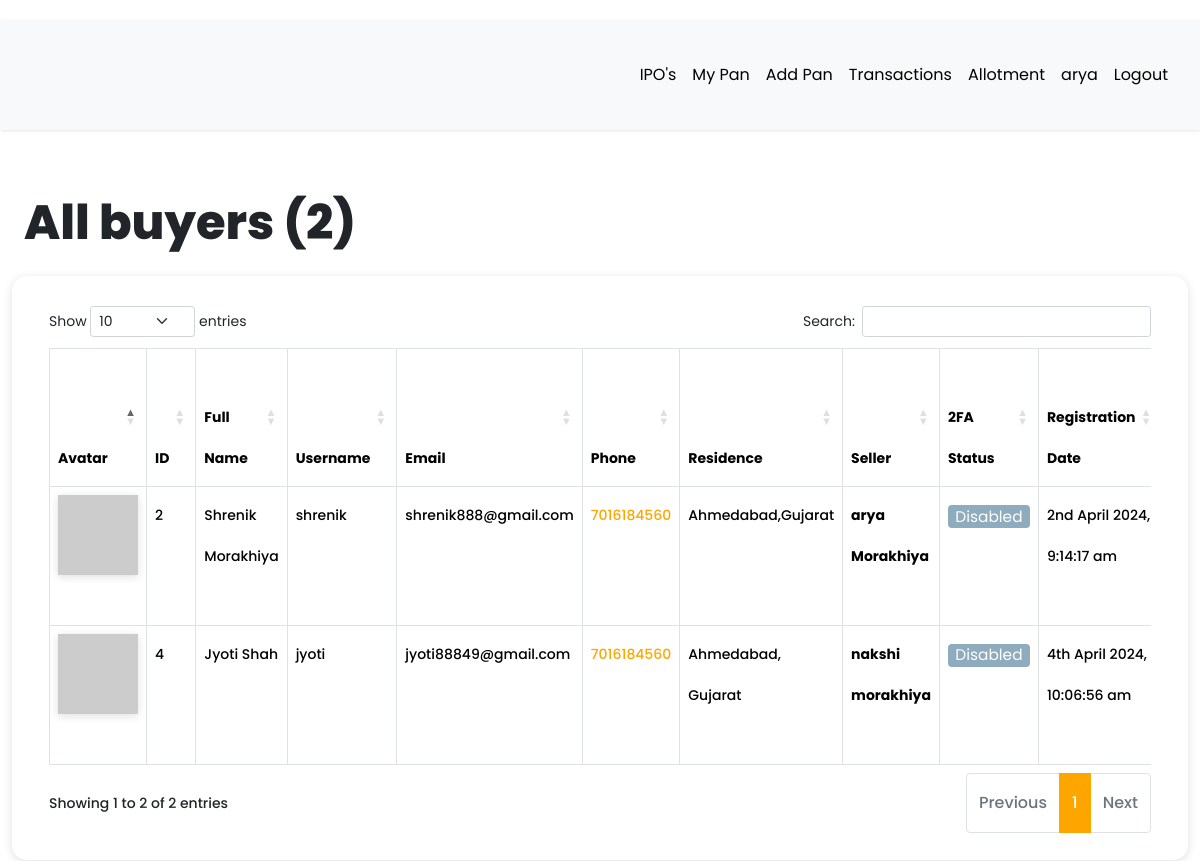
/dashboard/all-buyers (signed in), run on an earlier commit of the app's database.
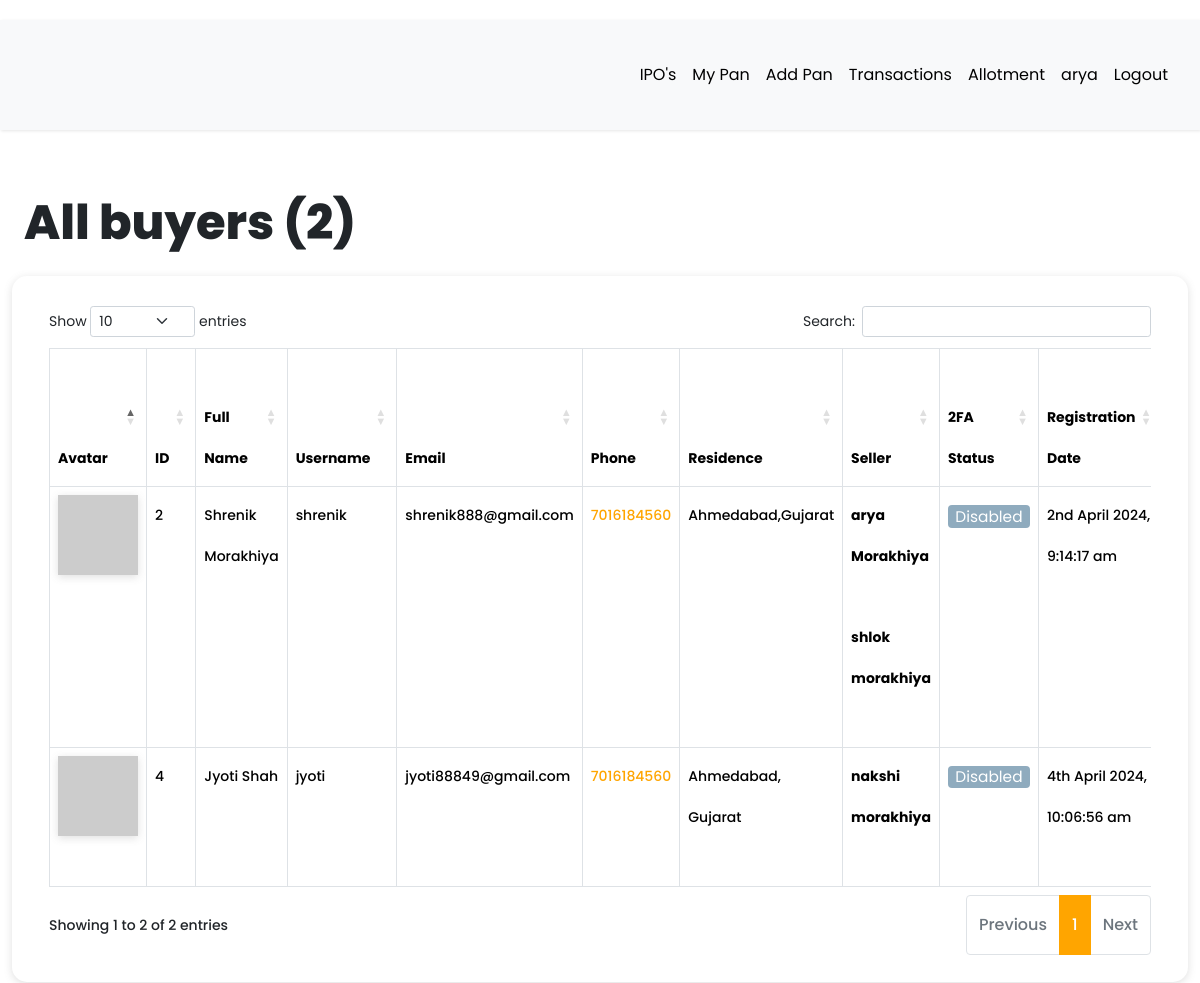
And on a later commit of the database.
### app/models.py (models this page shows, shortened)
class User(db.Model, UserMixin):
    __tablename__ = "user"
    id = db.Column(db.Integer, primary_key=True)
    first_name = db.Column(db.String(64), index=True, default="First Name", nullable=False)
    last_name = db.Column(db.String(64), index=True, default="Last Name", nullable=False)
    username = db.Column(db.String(64), index=True, unique=True, nullable=False)
    email = db.Column(db.String(128), index=True, unique=True, nullable=False)
    password_hash = db.Column(db.String(128))
    confirm_password = db.Column(db.String(128))
    phone_number = db.Column(db.String(20), default="7016184560", nullable=False)
    verification_phone = db.Column(db.String(20))
    active = db.Column(db.Boolean, nullable=False, default=True)
    delete_account = db.Column(db.Boolean, default=False)
    registered_at = db.Column(db.DateTime, default=datetime.utcnow, nullable=False)
    emails = db.relationship("Email", backref="author", lazy="dynamic")
    type = db.Column(db.String(64))
    __mapper_args__ = {"polymorphic_identity": "user", "polymorphic_on": "type"}
    def two_factor_enabled(self):
        return self.verification_phone is not None
    @property
    def is_active(self):
        return self.active
    def avatar(self, size):
        digest = md5(self.email.lower().encode("utf-8")).hexdigest()
        return f"https://www.gravatar.com/avatar/{digest}?d=identicon&s={size}"

class Buyer(User):
    __tablename__ = "buyer"
    id = db.Column(
        db.Integer,
        db.ForeignKey("user.id", ondelete="CASCADE", name="fk_buyer_user_id"),  # Explicit FK name
        primary_key=True
    )
    current_residence = db.Column(db.String(64), default="Ahmedabad, Gujarat")
    __mapper_args__ = {"polymorphic_identity": "buyer", "polymorphic_load": "inline"}

class User(db.Model, UserMixin):
    __tablename__ = "user"
    id = db.Column(db.Integer, primary_key=True)
    first_name = db.Column(db.String(64), index=True, default="First Name", nullable=False)
    last_name = db.Column(db.String(64), index=True, default="Last Name", nullable=False)
    username = db.Column(db.String(64), index=True, unique=True, nullable=False)
    email = db.Column(db.String(128), index=True, unique=True, nullable=False)
    password_hash = db.Column(db.String(128))
    confirm_password = db.Column(db.String(128))
    phone_number = db.Column(db.String(20), default="7016184560", nullable=False)
    verification_phone = db.Column(db.String(20))
    active = db.Column(db.Boolean, nullable=False, default=True)
    delete_account = db.Column(db.Boolean, default=False)
    registered_at = db.Column(db.DateTime, default=datetime.utcnow, nullable=False)
    emails = db.relationship("Email", backref="author", lazy="dynamic")
    type = db.Column(db.String(64))
    __mapper_args__ = {"polymorphic_identity": "user", "polymorphic_on": "type"}
    def two_factor_enabled(self):
        return self.verification_phone is not None
    @property
    def is_active(self):
        return self.active
    def avatar(self, size):
        digest = md5(self.email.lower().encode("utf-8")).hexdigest()
        return f"https://www.gravatar.com/avatar/{digest}?d=identicon&s={size}"

class Seller(User):
    __tablename__ = "seller"
    id = db.Column(
        db.Integer,
        db.ForeignKey("user.id", ondelete="CASCADE", name="fk_seller_user_id"),  # Explicit FK name
        primary_key=True
    )
    current_residence = db.Column(db.String(64), default="Ahmedabad, Gujarat")
    buyer_id = db.Column(db.Integer, db.ForeignKey("buyer.id", ondelete="CASCADE"))
    buyer = db.relationship(
        "Buyer", backref="buyer", foreign_keys=[buyer_id], passive_deletes=True
    )
    __mapper_args__ = {"polymorphic_identity": "seller", "polymorphic_load": "inline"}

### app/routes.py (the view)
@app.route("/dashboard/all-buyers")
@login_required
def all_buyers():
    try:
        buyers = Buyer.query.all()
        all_registered_buyers = len(buyers)
        return render_template(
            "admin/all_buyers.html",
            title="All buyers",
            buyers=buyers,
            all_registered_buyers=all_registered_buyers,
        )
    except Exception as e:
        print(f"An error occurred: {e}")
        return f"Error : {e}", 400

### app/models.py (called while the page is built)
@login.user_loader
def load_user(id):
    return User.query.get(int(id))

### app/templates/admin/all_buyers.html (shortened to what this page needs)
{% extends 'base.html' %}
{% block current_user_content %}
    <div class="container-fluid content">
        <div class="row">
            <div class="col-md-12">
                <h1 class="mt-4 mb-4">{{ title }} ({{ all_registered_buyers }})</h1>
            </div>
        </div>
        <div class="row users">
            <div class="col-md-12">
                <div class="table-responsive">
                    <table id="data" class="table table-hover table-bordered">
                        <thead>
                            <tr>
                                <th>Avatar</th>
                                <th>ID</th>
                                <th>Full Name</th>
                                <th>Username</th>
                                <th>Email</th>
                                <th>Phone</th>
                                <th>Residence</th>
                                <th>Seller</th>
                                <th>2FA Status</th>
                                <th>Registration Date</th>
                            </tr>
                        </thead>
                        <tbody>
                            {% for buyer in buyers %}
                                <tr>
                                    <td><img src="{{ buyer.avatar(25) }}"></td>
                                    <td>{{ buyer.id }}</td>
                                    <td>{{ buyer.first_name }} {{ buyer.last_name }}</td>
                                    <td>{{ buyer.username }}</td>
                                    <td>{{ buyer.email }}</td>
                                    <td><a href="https://wa.me/{{ buyer.phone_number | replace('+', '') }}?text=Hello%20From%20KavyaArya" target="_blank">{{ buyer.phone_number }}</a></td>
                                    <td>{{ buyer.current_residence }}</td>
                                    <td>
                                        {% for child in buyer.buyer %}
                                            <strong>{{ child.first_name }} {{ child.last_name }}</strong> <br><br>
                                        {% endfor %}
                                    </td>
                                    {% if buyer.two_factor_enabled() %}
                                        <td><span class="label label-info"> Enabled </span></td>
                                    {% else %}
                                        <td><span class="label label-info"> Disabled </span></td>
                                    {% endif %}
                                    <td>{{ moment(buyer.registered_at).format('Do MMMM YYYY, h:mm:ss a') }}</td>
                                </tr>
                            {% endfor %}
                        </tbody>
                    </table>
                </div>
            </div>
        </div>
    </div>
{% endblock %}

What changed in the data, as far as the page shows it:
added Seller: first_name "shlok", last_name "morakhiya", shown under Buyer "Ahmedabad,Gujarat"
